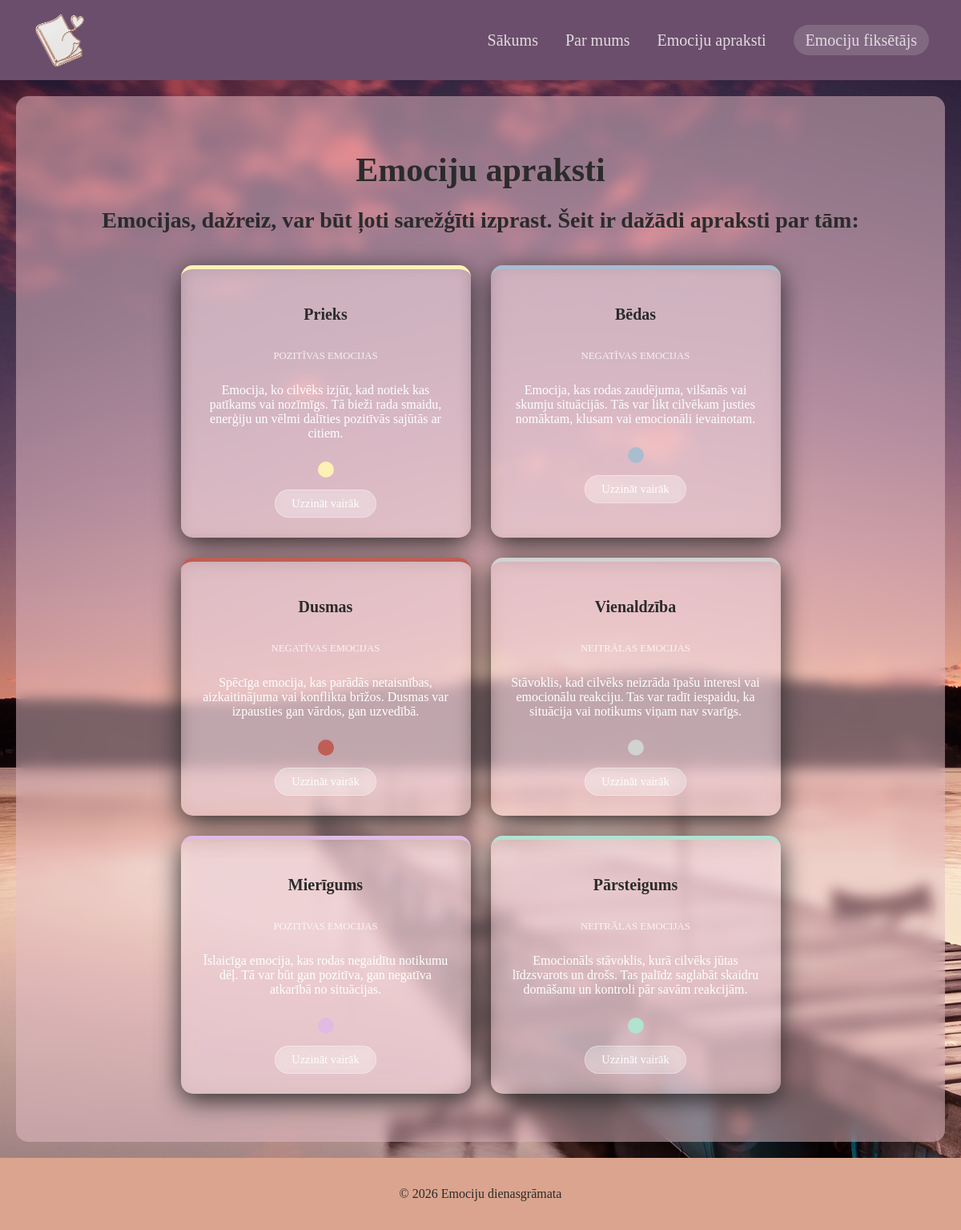
The page /apraksti on the database its author committed.
### tables this page shows
CREATE TABLE visuals (
	id INTEGER NOT NULL PRIMARY KEY AUTOINCREMENT,
	krasas_kods TEXT NOT NULL,
	emotion_id INTEGER,
	CONSTRAINT visuals_emotions_FK FOREIGN KEY (emotion_id) REFERENCES emotions(id)
);

CREATE TABLE emotions (
	id INTEGER NOT NULL PRIMARY KEY AUTOINCREMENT,
	vards TEXT NOT NULL,
	apraksts TEXT,
	category_id INTEGER NOT NULL, garaks_apraksts TEXT,
	CONSTRAINT emotions_categories_FK FOREIGN KEY (category_id) REFERENCES categories(id)
);

CREATE TABLE categories (
	id INTEGER NOT NULL PRIMARY KEY AUTOINCREMENT,
	nosaukums TEXT NOT NULL
);

### app.py (the view)
@app.route('/apraksti')
def descriptions():
    conn = get_db_connection()
    emotions = conn.execute('''
        SELECT
            emotions.*,
            categories.nosaukums AS kategorija,
            visuals.krasas_kods
        FROM emotions
        JOIN categories ON emotions.category_id = categories.id
        JOIN visuals ON emotions.id = visuals.emotion_id
    ''').fetchall()
    conn.close()
    return render_template('descriptions.html', emotions=emotions)

### app.py (called while the page is built)
def get_db_connection():
    db = Path(__file__).parent / "emociju-dienasgramata.db"
    conn = sqlite3.connect(db)
    conn.row_factory = sqlite3.Row
    return conn

### templates/descriptions.html (shortened to what this page needs)
{% extends "base.html" %}
{% block content %}
<h1>Emociju apraksti</h1>
<h2>Emocijas, dažreiz, var būt ļoti sarežģīti izprast. Šeit ir dažādi apraksti par tām:</h2>
<div class="emotions-container">
    {% for emotion in emotions %}
    <div class="emotion-card" style="border-top: 5px solid {{ emotion.krasas_kods }}">
        <h3>{{ emotion.vards }}</h3>
        <p class="category-tag">{{ emotion.kategorija }} emocijas</p>
        <p class="description-text">{{ emotion.apraksts }}</p>
        <div class="color-dot" style="background-color: {{ emotion.krasas_kods }}"></div>
        <a href="{{ url_for('description_detail', emotion_id=emotion.id) }}" class="btn">Uzzināt vairāk</a>
    </div>
    {% endfor %}
</div>
{% endblock %}

### templates/base.html (shortened to what this page needs)
<!DOCTYPE html>
<html lang="lv">
<head>
    <link rel="stylesheet" href="{{url_for('static', filename='style.css')}}" />
</head>
<body>
    <div class="page-container">
        <header>
            <img src="{{url_for('static', filename='images/logo.png')}}" alt="Logo" class="logo" />
            <nav>
                <a href="/">Sākums</a>
                <a href="/par-mums">Par mums</a>
                <a href="/apraksti">Emociju apraksti</a>
                <a href="/log_mood" class="nav-special">Emociju fiksētājs</a>
            </nav>
        </header>
        <main class="content-wrap">
            {% block content %}{% endblock %}
        </main>
        <footer>
            <p>&copy; 2026 Emociju dienasgrāmata</p>
        </footer>
    </div>
</body>
</html>

### static/style.css (style rules this page uses)
body { font-family:Cambria, Cochin, Georgia, Times, 'Times New Roman', serif; background-image: url("/static/images/your_background.jpg"); background-attachment: fixed; background-size: cover; background-position: center; background-repeat: no-repeat; color: #2b2b2b; margin: 0; padding: 0; }
header { background-color: #6b4e6b; color: #3c3744; padding: 15px 40px; display: flex; align-items: center; justify-content: space-between; }
.logo { height: 70px; }
nav a { margin-left: 30px; text-decoration: none; color: white; font-size: 20px; color: white; text-decoration: none; margin-left: 30px; font-weight: 500; font-size: 20px; transition: 0.3s; opacity: 0.8; }
.nav-special { background: #ffffff33; padding: 8px 15px; border-radius: 20px; backdrop-filter: blur(5px); }
main { padding: 20px; }
.page-container { display: flex; flex-direction: column; min-height: 100vh; }
.content-wrap { flex: 1; backdrop-filter: blur(8px); background-color: #e6bec880; margin: 20px; padding: 40px; border-radius: 15px; text-align: center; }
.emotions-container { display: flex; flex-wrap: wrap; justify-content: center; gap: 25px; padding: 20px; max-width: 1200px; margin: 0 auto; }
.emotion-card { width: 30%; min-width: 280px; background: #ffffff33; backdrop-filter: blur(10px); padding: 25px; border-radius: 15px; color: white; display: flex; flex-direction: column; align-items: center; text-align: center; box-shadow: 0 8px 32px #2b2b2b; }
.category-tag { font-size: 0.8rem; text-transform: uppercase; opacity: 0.8; margin-bottom: 10px; }
.color-dot { width: 20px; height: 20px; border-radius: 50%; margin-top: 10px; }
.btn { display: inline-block; margin-top: 15px; padding: 8px 20px; background: #ffffff33; border: 1px solid #ffffff66; border-radius: 20px; color: white; text-decoration: none; font-size: 0.9rem; font-weight: 500; transition: all 0.3s ease; backdrop-filter: blur(5px); }
footer { background-color: #dba48e; text-align: center; padding: 20px; }
h1 { font-size: 42px; margin-bottom: 20px; color: #2b2b2b; text-align: center; }
h2 { font-size: 28px; margin-bottom: 20px; color: #2b2b2b; text-align: center; }
h3 { font-size: 20px; margin-bottom: 20px; color: #2b2b2b; text-align: center; }
img { max-width: 200px; height: auto; }

### rows shown on the page
visuals: vards "Prieks", kategorija "POZITĪVAS", apraksts "Emocija, ko cilvēks izjūt, kad notiek kas patīkams vai nozīmīgs. Tā bieži rada smaidu, enerģiju un vēlmi dalīties pozitīvās sajūtās ar citiem."
visuals: vards "Bēdas", kategorija "NEGATĪVAS", apraksts "Emocija, kas rodas zaudējuma, vilšanās vai skumju situācijās. Tās var likt cilvēkam justies nomāktam, klusam vai emocionāli ievainotam."
visuals: vards "Dusmas", kategorija "NEGATĪVAS", apraksts "Spēcīga emocija, kas parādās netaisnības, aizkaitinājuma vai konflikta brīžos. Dusmas var izpausties gan vārdos, gan uzvedībā."
visuals: vards "Vienaldzība", kategorija "NEITRĀLAS", apraksts "Stāvoklis, kad cilvēks neizrāda īpašu interesi vai emocionālu reakciju. Tas var radīt iespaidu, ka situācija vai notikums viņam nav svarīgs."
visuals: vards "Mierīgums", kategorija "POZITĪVAS", apraksts "Īslaicīga emocija, kas rodas negaidītu notikumu dēļ. Tā var būt gan pozitīva, gan negatīva atkarībā no situācijas."
visuals: vards "Pārsteigums", kategorija "NEITRĀLAS", apraksts "Emocionāls stāvoklis, kurā cilvēks jūtas līdzsvarots un drošs. Tas palīdz saglabāt skaidru domāšanu un kontroli pār savām reakcijām."
